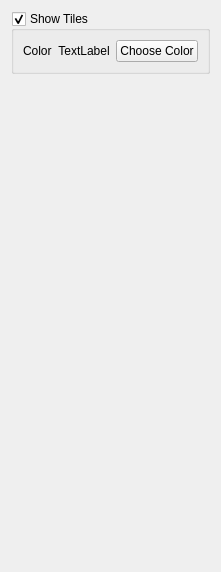
       <widget class="QWidget" name="tabExperimental">
        <attribute name="title">
         <string>Experimental Stuff</string>
        </attribute>
        <layout class="QVBoxLayout" name="verticalLayout_9">
         <item>
          <widget class="QGroupBox" name="gbShowTiles">
           <property name="focusPolicy">
            <enum>Qt::NoFocus</enum>
           </property>
           <property name="title">
            <string>Show Tiles</string>
           </property>
           <property name="checkable">
            <bool>true</bool>
           </property>
           <property name="checked">
            <bool>true</bool>
           </property>
           <layout class="QGridLayout" name="gridLayout_10">
            <item row="0" column="0">
             <widget class="QLabel" name="label_6">
              <property name="focusPolicy">
               <enum>Qt::NoFocus</enum>
              </property>
              <property name="text">
               <string>Color</string>
              </property>
             </widget>
            </item>
            <item row="0" column="1">
             <widget class="QLabel" name="lbTileColor">
              <property name="sizePolicy">
               <sizepolicy hsizetype="Expanding" vsizetype="Preferred">
                <horstretch>0</horstretch>
                <verstretch>0</verstretch>
               </sizepolicy>
              </property>
              <property name="focusPolicy">
               <enum>Qt::NoFocus</enum>
              </property>
              <property name="text">
               <string>TextLabel</string>
              </property>
              <property name="alignment">
               <set>Qt::AlignCenter</set>
              </property>
             </widget>
            </item>
            <item row="0" column="2">
             <widget class="QPushButton" name="pbTileColor">
              <property name="sizePolicy">
               <sizepolicy hsizetype="Expanding" vsizetype="Fixed">
                <horstretch>0</horstretch>
                <verstretch>0</verstretch>
               </sizepolicy>
              </property>
              <property name="focusPolicy">
               <enum>Qt::NoFocus</enum>
              </property>
              <property name="text">
               <string>Choose Color</string>
              </property>
             </widget>
            </item>
           </layout>
          </widget>
         </item>
         <item>
          <spacer name="verticalSpacer_4">
           <property name="orientation">
            <enum>Qt::Vertical</enum>
           </property>
           <property name="sizeHint" stdset="0">
            <size>
             <width>20</width>
             <height>487</height>
            </size>
           </property>
          </spacer>
         </item>
        </layout>
       </widget>
